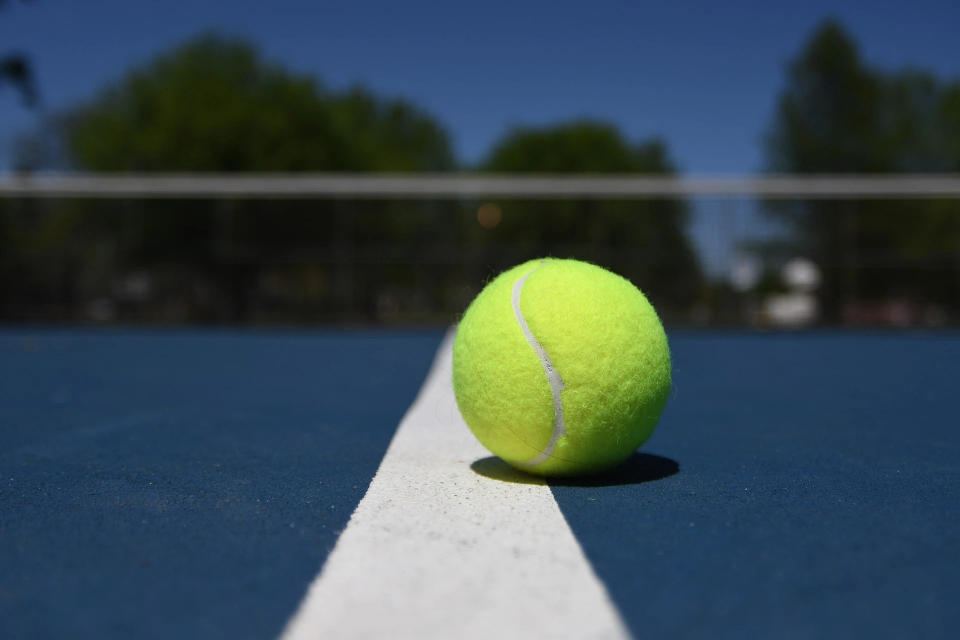
#> input picture src/perception/color_filtering/tennis_ball_1.jpg, 1920 x 1280 px, found by its file name (shown at 1/2 size)
$ python color_filtering.py
#> lines starting #> are read from the running program, lines starting #| are printed output that depends on the picture; after the words box and inside, x2 and y2 are one past the last pixel; in counts of white or black regions, pixels touching at a corner belong together
import cv2
import numpy as np


path_1 = '/home/krzysztof/catkin_ws/src/hello_world/src/perception/color_filtering/tennis_ball_1.jpg'
#path_2 = '/home/krzysztof/catkin_ws/src/hello_world/src/perception/color_filtering/tennis_ball_2.jpg'
#path_3 = '/home/krzysztof/catkin_ws/src/hello_world/src/perception/color_filtering/tennis_ball_3.jpg'

image_1 = cv2.imread(path_1)
#> image_1 is the input picture: shape (1280, 1920, 3); mean B, G, R 83.8, 75.9, 58.6
#image_2 = cv2.imread(path_2)
#image_3 = cv2.imread(path_3)
image_1 = cv2.resize(image_1, (0,0), fx = 0.5, fy = 0.5)
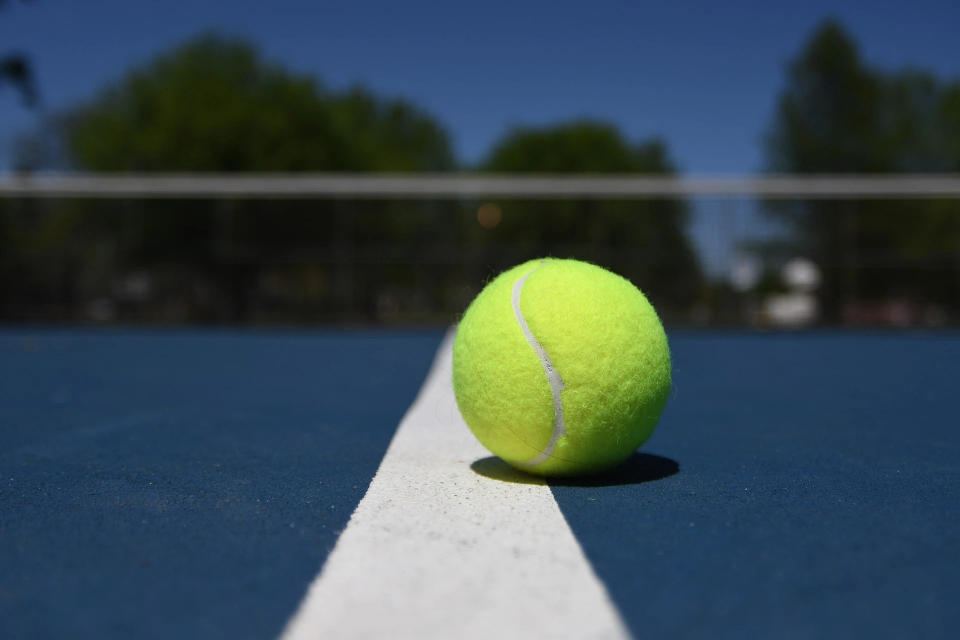
#> image_1: shape (640, 960, 3); mean B, G, R 83.9, 76, 58.7
cv2.imshow('Tennis_Ball_Display', image_1)

#convert from RGB to HSV
image_1_hsv = cv2.cvtColor(image_1, cv2.COLOR_BGR2HSV)
#> image_1_hsv: shape (640, 960, 3); mean H, S, V 78.1, 119.5, 94.2
cv2.imshow('HSV_Image_Dispaly', image_1_hsv)

#definicja zakresu kolowru lpilki tenisowek
yellow_lower = (30, 100, 50)
yellow_upper = (60, 255, 255)

#tworzenie maski
mask = cv2.inRange(image_1_hsv, yellow_lower, yellow_upper)
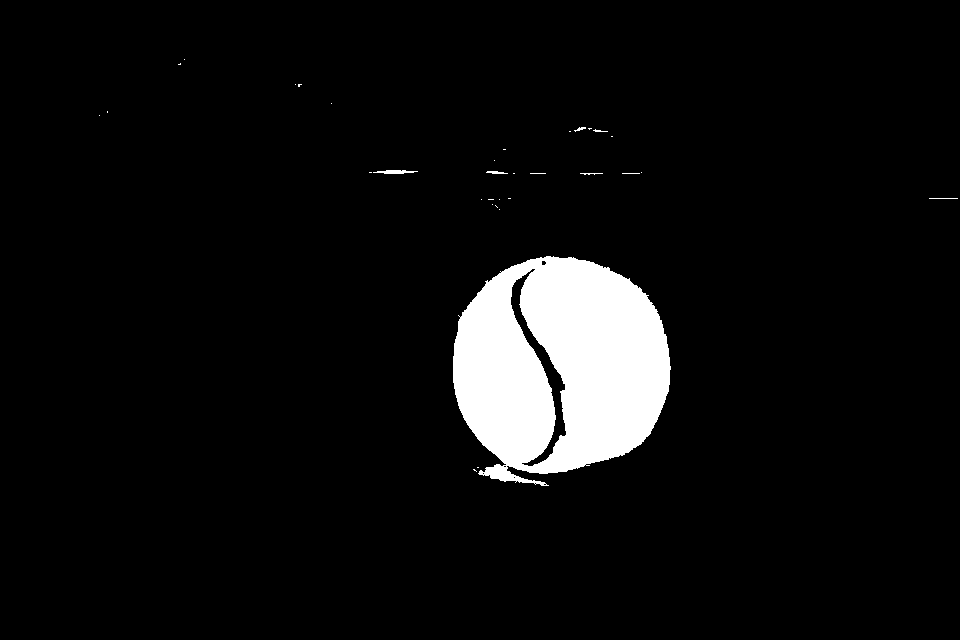
#> mask: shape (640, 960); 6% white; 33 white regions (26 under 20 px)
contours, hierarchy = cv2.findContours(mask, cv2.RETR_EXTERNAL, cv2.CHAIN_APPROX_SIMPLE)
#> contours = 33 contours, 30 with area under 20; largest, box (x1, y1, x2, y2) and area: (453, 256, 671, 486) 37722, (373, 170, 418, 174) 76, (486, 171, 508, 174) 23
index = -1
thickness = 2
color = (255,0,255)
cv2.drawContours(image_1, contours, index, color, thickness)
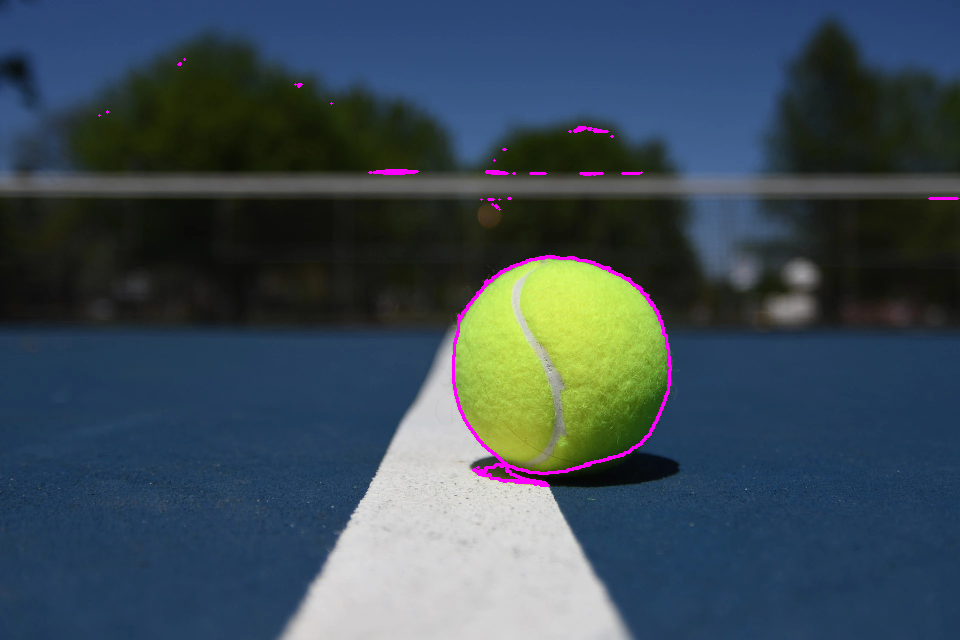
#> image_1: shape (640, 960, 3); 0.63% of pixels changed, all inside (x1, y1, x2, y2) = (98, 58, 959, 487)
cv2.imshow('Mask', mask)
cv2.imshow('PROCESSED CONTOURS', image_1)

cv2.waitKey(0)
cv2.destroyAllWindows()

$ run again, with src/perception/color_filtering/tennis_ball_2.jpg copied over src/perception/color_filtering/tennis_ball_1.jpg
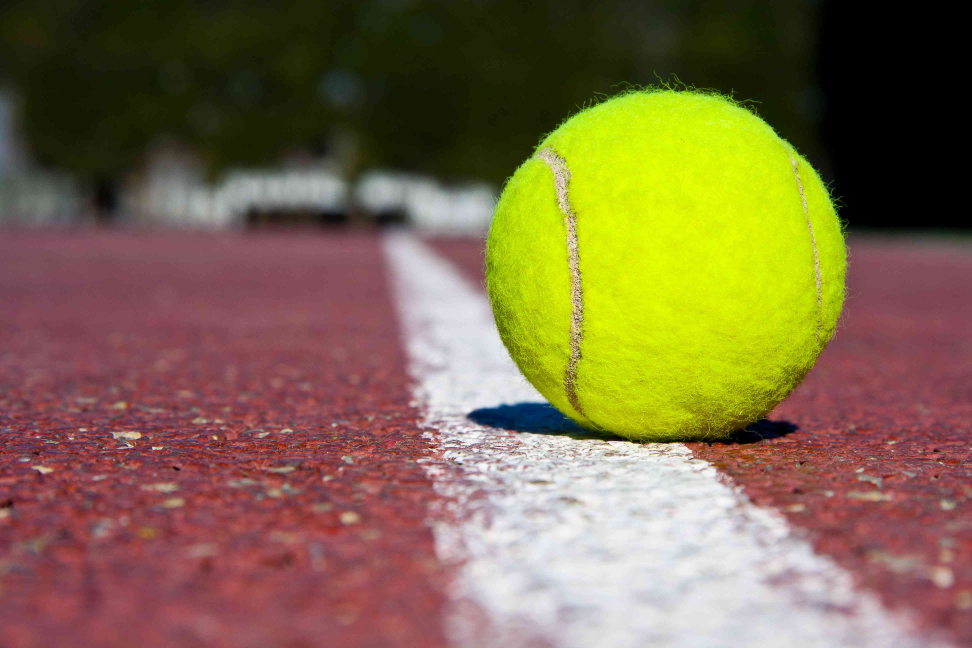
#> input picture src/perception/color_filtering/tennis_ball_2.jpg, 3888 x 2592 px, found by its file name (shown at 1/4 size)
#> image_1 is the input picture: shape (2592, 3888, 3); mean B, G, R 72.3, 106.9, 126.6
#> image_1_hsv: shape (1296, 1944, 3); mean H, S, V 86.6, 127.1, 132.9
#> `mask = cv2.inRange(image_1_hsv, yellow_lower, yellow_upper)`:
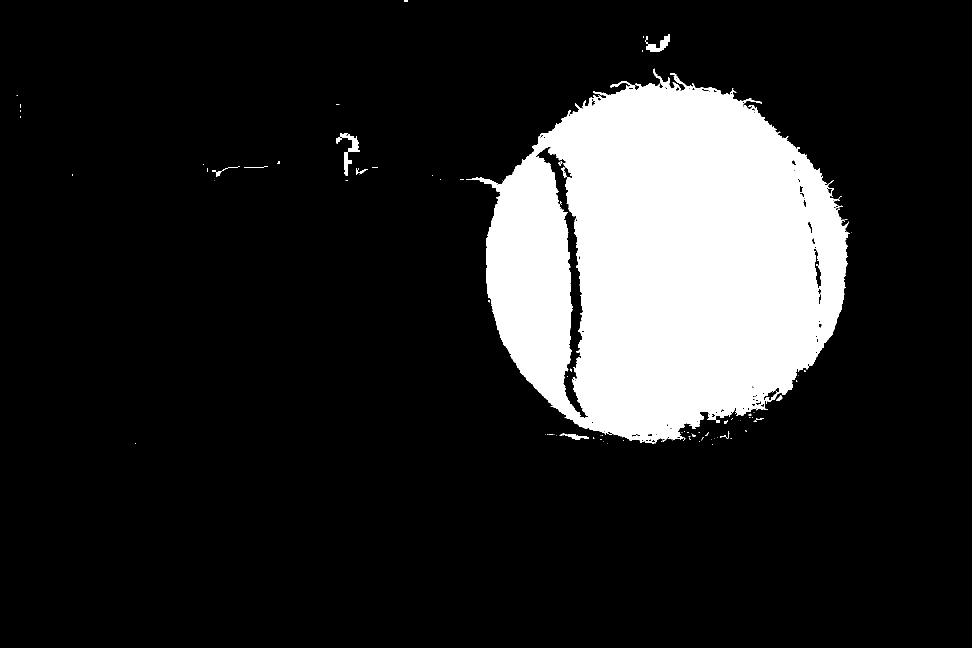
#> mask: shape (1296, 1944) (shown at 1/2 size); 15.4% white; 107 white regions (86 under 20 px)
#> contours = 92 contours, 81 with area under 20; largest, box (x1, y1, x2, y2) and area: (932, 138, 1700, 887) 396276, (672, 267, 719, 352) 999, (1291, 68, 1340, 104) 672, (1119, 867, 1178, 879) 231, (432, 332, 480, 354) 79
#> `cv2.drawContours(image_1, contours, index, color, thickness)`:
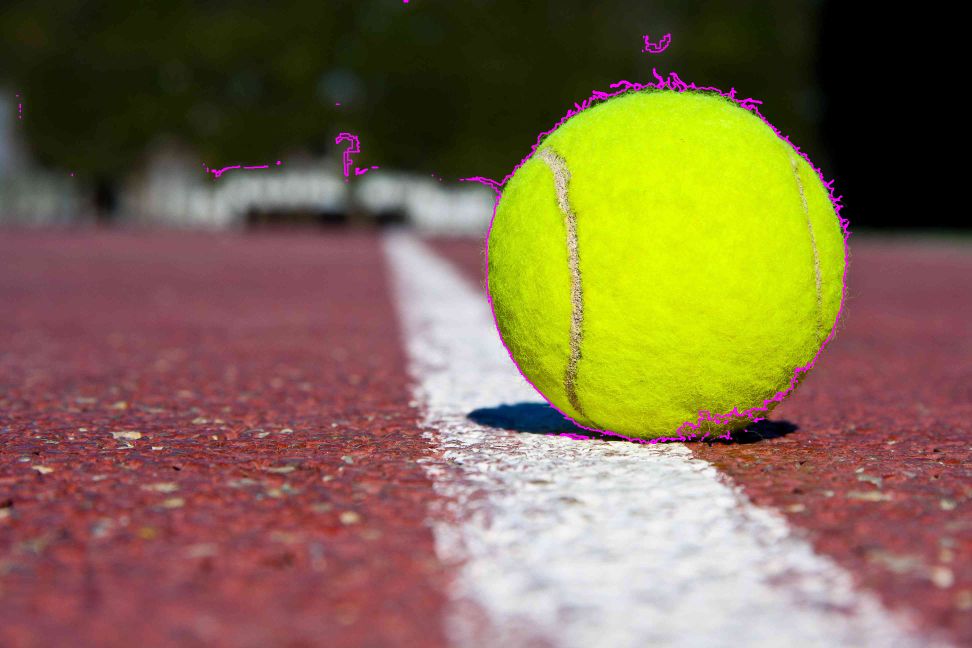
#> image_1: shape (1296, 1944, 3) (shown at 1/2 size); mean B, G, R 74, 106.4, 127.9
